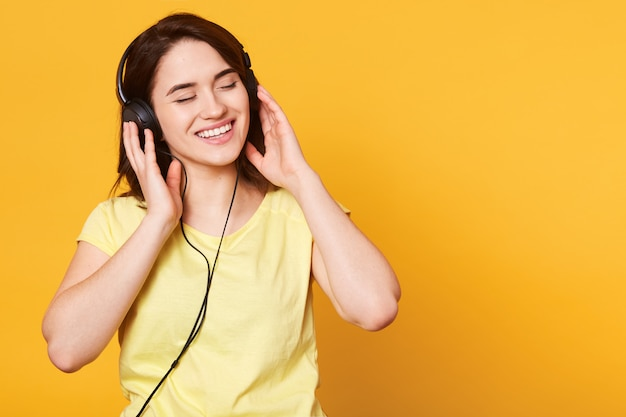
#> input picture test_image.jpg, 626 x 417 px
$ python face_detection_image.py test_image.jpg out.png
#> lines starting #> are read from the running program, lines starting #| are printed output that depends on the picture; after the words box and inside, x2 and y2 are one past the last pixel; in counts of white or black regions, pixels touching at a corner belong together
"""
Face Detection from Static Images
Detects faces in images and draws bounding boxes around them.
"""

import cv2
import sys
from pathlib import Path

# Load the pre-trained Haar Cascade classifier for face detection
face_cascade = cv2.CascadeClassifier(
    cv2.data.haarcascades + 'haarcascade_frontalface_default.xml'
)


def detect_faces_in_image(image_path, output_path=None):
    """
    Detect faces in an image and optionally save the result.

    Args:
        image_path (str): Path to the input image
        output_path (str): Path to save the output image (optional)
    """
#> called with image_path = 'test_image.jpg', output_path = 'out.png'
    # Read the image
    image = cv2.imread(image_path)
#> image is the input picture: shape (417, 626, 3); mean B, G, R 77.2, 178.7, 233.6

    if image is None:
        print(f"Error: Could not load image from {image_path}")
        return

    # Convert to grayscale (required for face detection)
    gray = cv2.cvtColor(image, cv2.COLOR_BGR2GRAY)
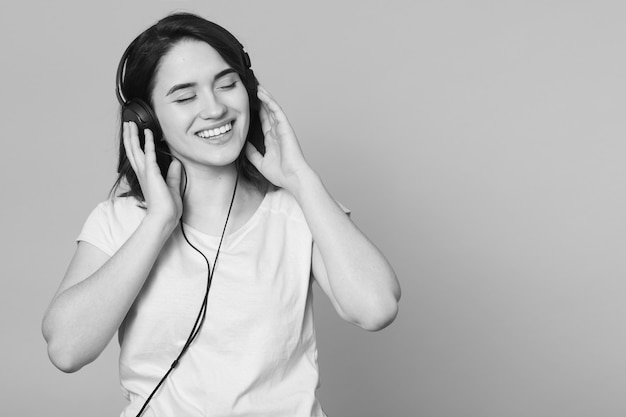
#> gray: shape (417, 626); min 2, max 249, mean 183.6

    # Detect faces
    faces = face_cascade.detectMultiScale(
        gray,
        scaleFactor=1.1,
        minNeighbors=5,
        minSize=(30, 30)
    )
#> faces = [[144, 43, 115, 115]]

    print(f"Detected {len(faces)} face(s)")
#| Detected 1 face(s)

    # Draw rectangles around faces
    for (x, y, w, h) in faces:
        cv2.rectangle(image, (x, y), (x + w, y + h), (0, 255, 0), 2)
        # Draw circle at center
        cv2.circle(image, (x + w // 2, y + h // 2), 5, (0, 255, 0), -1)
#> this loop made 1 pass
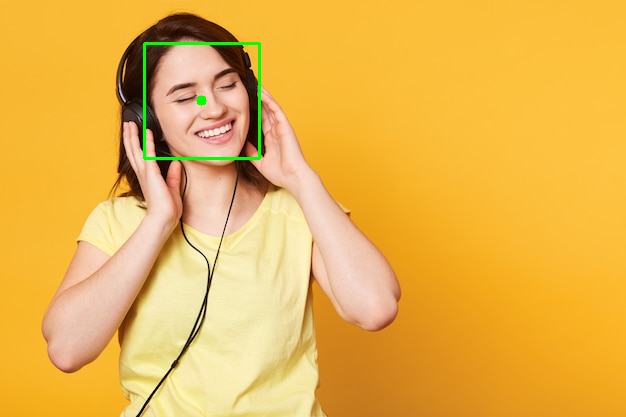
#> image: shape (417, 626, 3); 0.56% of pixels changed, all inside (x1, y1, x2, y2) = (143, 42, 261, 160)

    # Display the result
    cv2.imshow('Face Detection', image)
    print("Press any key to close the window...")
    cv2.waitKey(0)
    cv2.destroyAllWindows()

    # Save the output image if specified
    if output_path:
        cv2.imwrite(output_path, image)
        print(f"Output saved to {output_path}")


if __name__ == "__main__":
    if len(sys.argv) < 2:
        print("Usage: python face_detection_image.py <image_path> [output_path]")
        print("Example: python face_detection_image.py input.jpg output.jpg")
        sys.exit(1)

    image_path = sys.argv[1]
    output_path = sys.argv[2] if len(sys.argv) > 2 else None

    detect_faces_in_image(image_path, output_path)
#> (the run stopped early here; a loop or call above may not have finished)
